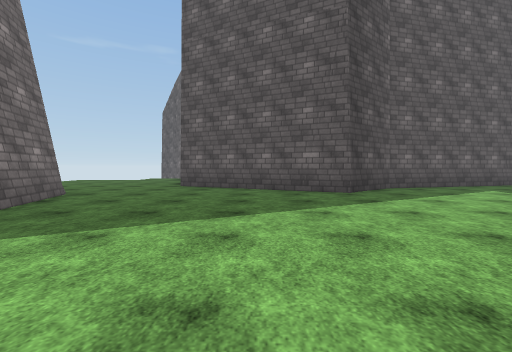
[1] (above)

22 first-person views from a walk through a Unity game level. The camera is 1.3 m above the floor, tilts 2° down and sees 90° across. The floor is counted in squares, 2 m on a side. Each view is taken from the middle of a square. On the plan, view 1 faces up. The plan holds only what a view shows up to about 9 squares ahead; the rest is blank. The place goes on beyond the plan. Surface patterns are stand-ins for the level's own textures.

[2]
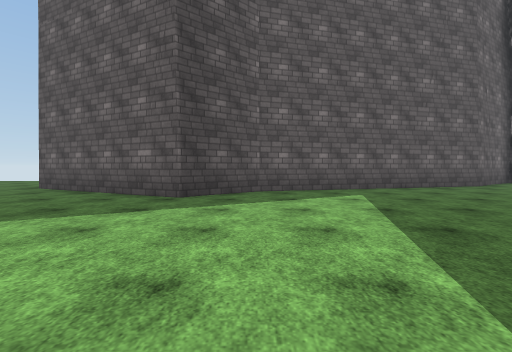

[3]
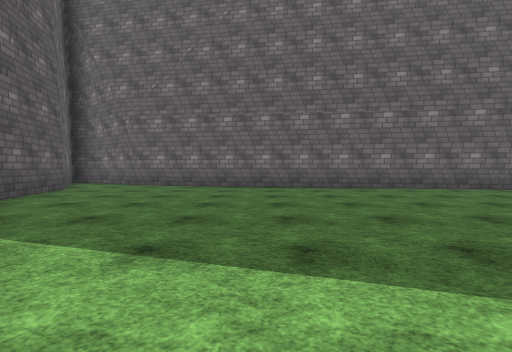

[4]
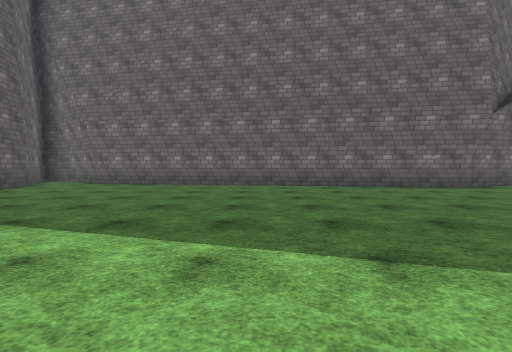

[5]
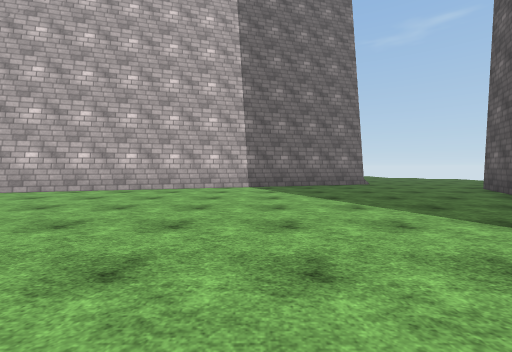

[6]
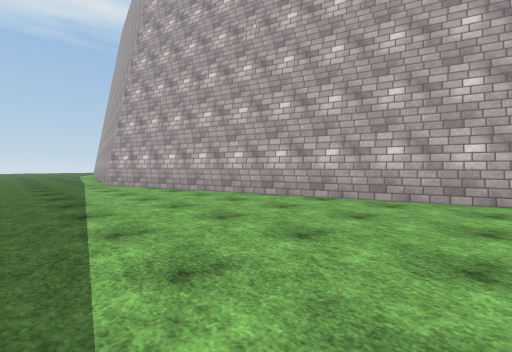

[7]
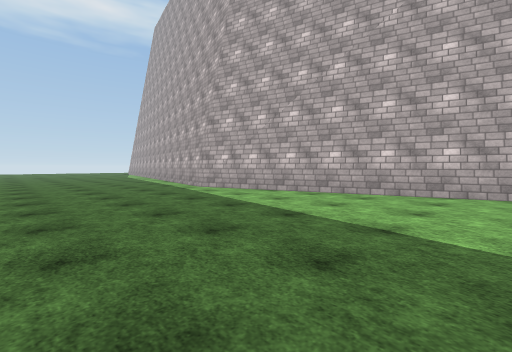

[8]
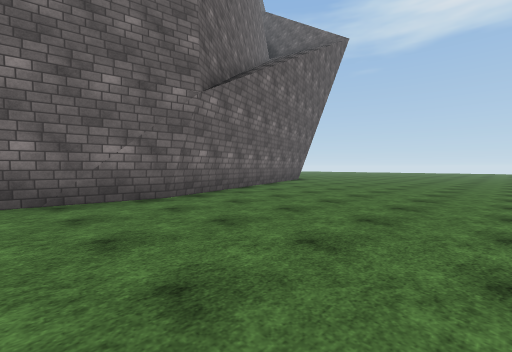

[9]
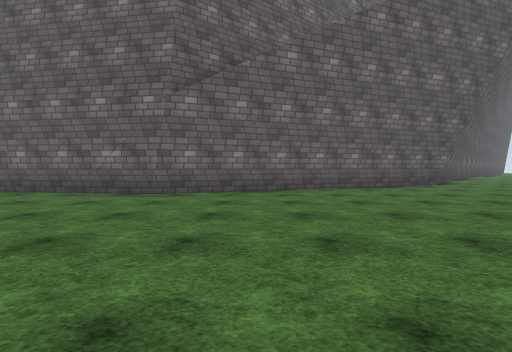

[10]
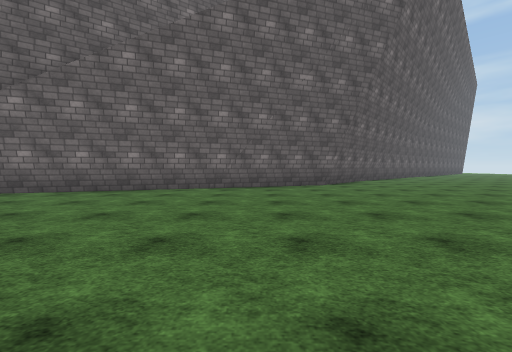

[11]
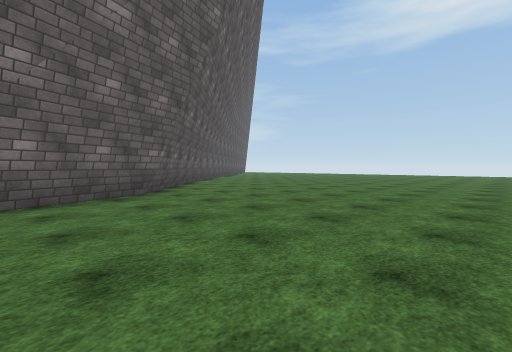

[12]
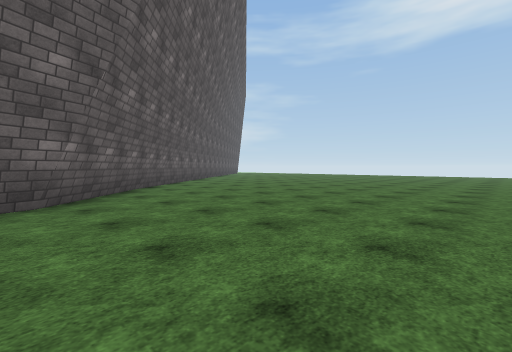

[13]
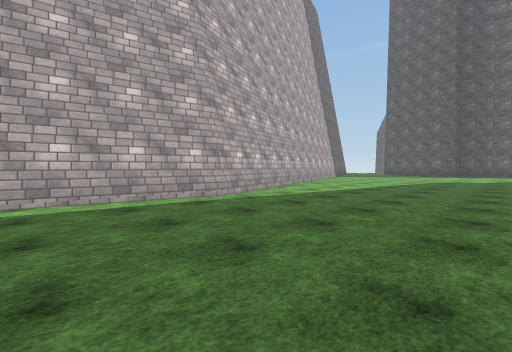

[14]
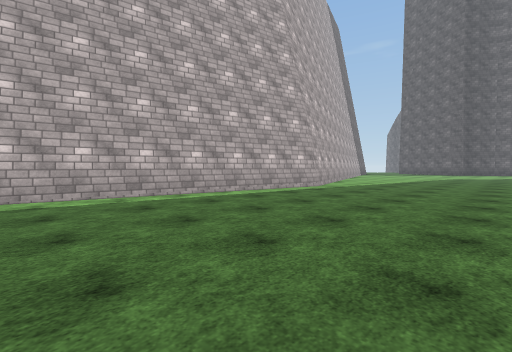

[15]
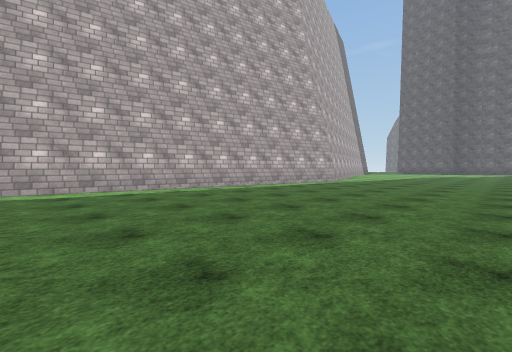

[16]
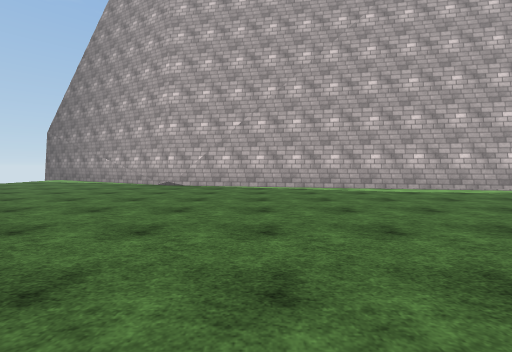

[17]
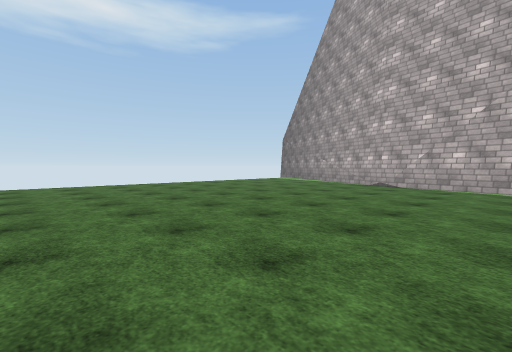

[18]
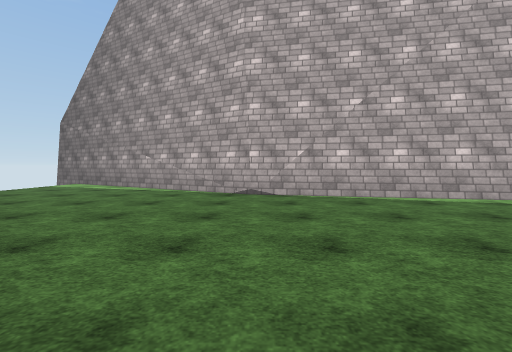

[19]
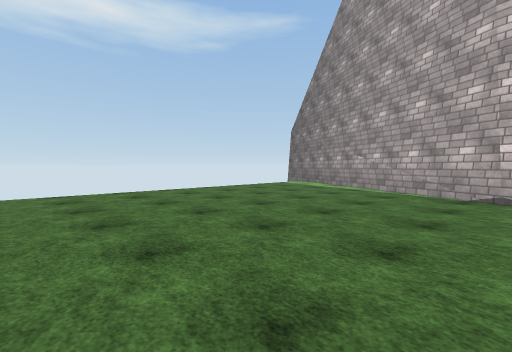

[20]
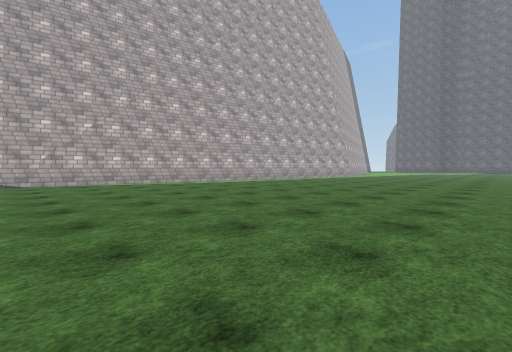

[21]
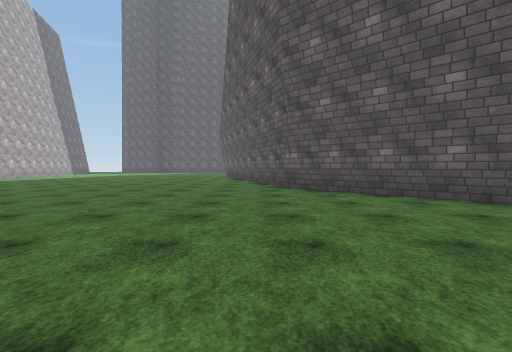

[22]
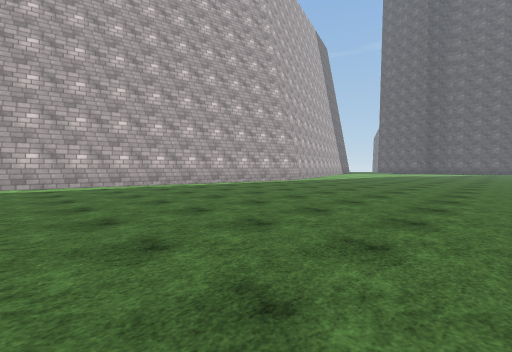

### Floor plan
Points are (right, up) in squares from view 1. A wall is a line through its corners. A room is listed if a view was taken in it or the views show most of it. See-through windows are left out.
Room 1 (views 1, 2, 3, 4, 5, 6, 7, 8, 9, 10, 11, 12, 13, 14, 15, 16, 17, 18, 19, 20, 21, 22)
walls: (16.6, -16) (14.1, -13.6) (11, -4.6) (12.9, 8.2); (-3.1, -27) (-5.5, -31.5); (2.7, 6.8) (2.4, 6.4) (-1.3, 8.2); (-4.7, 6.1) (0.2, -10.4) (-3.2, -27.2); (13, 10.7) (11.6, 9.7) (4.1, 7.8) (2.6, 6.6)
ways out: opening at (-3, 7.7)

Positions as (right, up) in squares from view 1, and headings:
1: (0, 0), facing up
2: (4, 1), facing up
3: (4, 4), facing right
4: (3, 2), facing right
5: (5, 2), facing left
6: (3, 0), facing down-left
7: (5, -3), facing down-left
8: (6, -2), facing down-right
9: (5, -7), facing right
10: (5, -11), facing right
11: (8, -11), facing down-right
12: (9, -13), facing down-right
13: (5, -14), facing up-left
14: (5, -18), facing up-left
15: (6, -21), facing up-left
16: (6, -24), facing left
17: (6, -24), facing down-left
18: (3, -27), facing left
19: (3, -27), facing down-left
20: (8, -27), facing up-left
21: (13, -21), facing up
22: (8, -21), facing up-left
